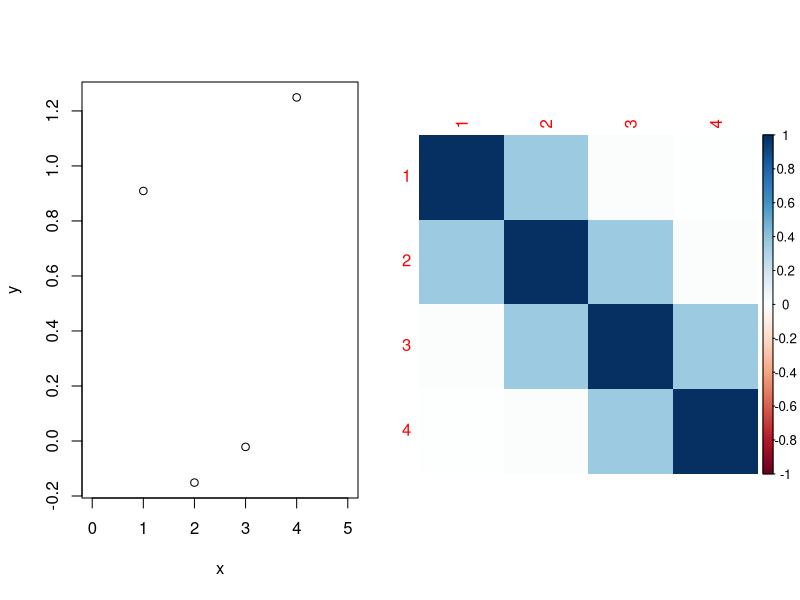
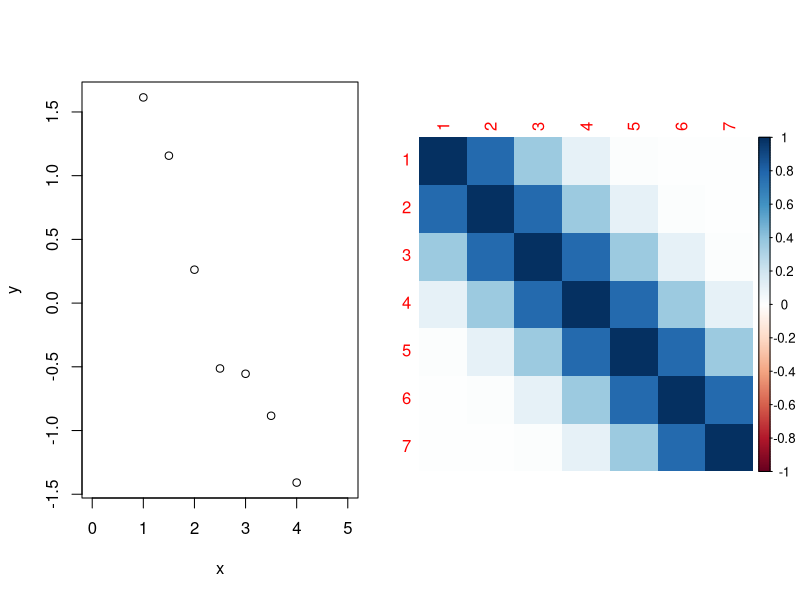
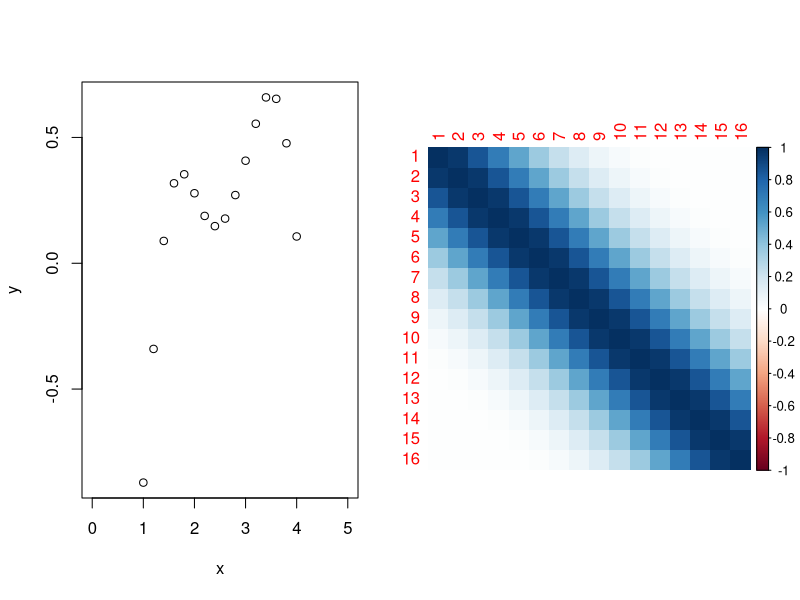
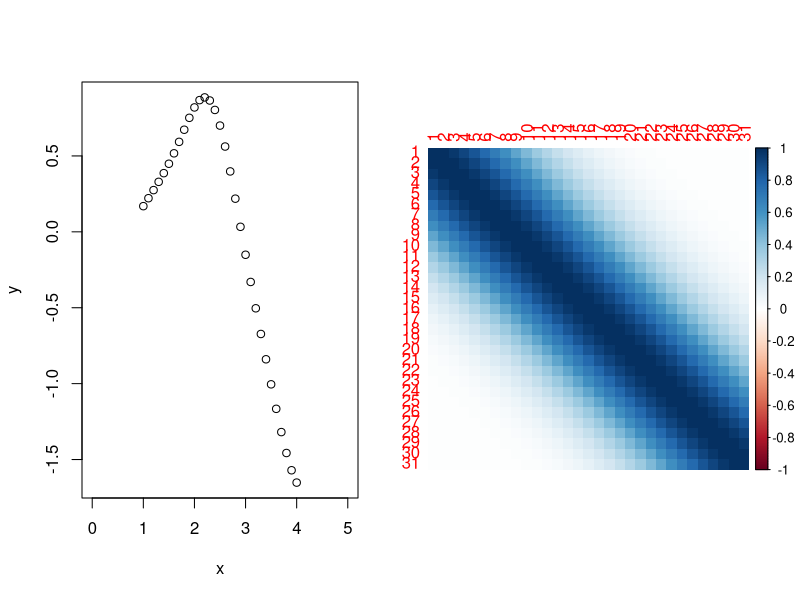
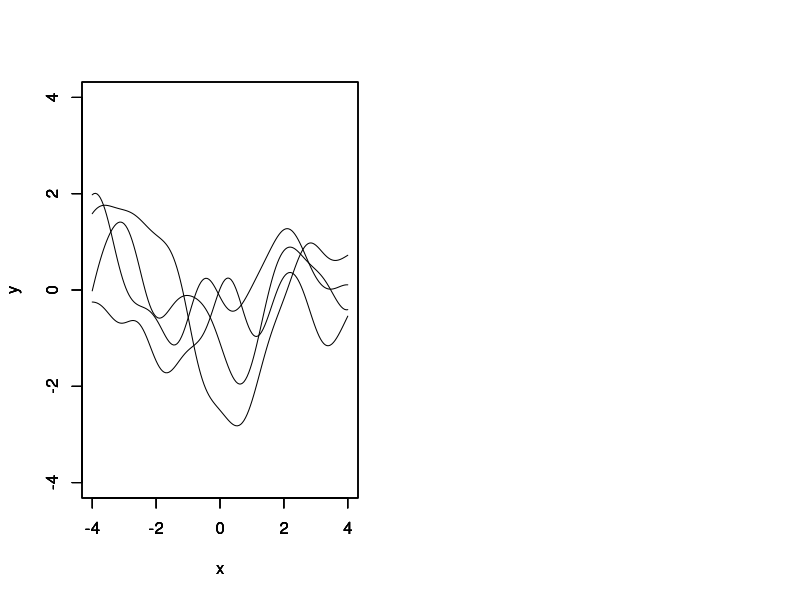

Recreate these plots in R, in order.
## ---- chunk 1
## 1~4までの数列を適当な刻み幅で生成する
generate_vector <- function(by, from = 1, to = 4) seq(by, from = from, to = to)

## xからRBFカーネルを使って共分散行列を作成する
get_cov_mat <- function(x, theta1 = 1, theta2 = 1) {
   vec <- x
   theta1 * exp(-(apply(as.matrix(x), 1, function(x) x-vec))^2/theta2)
} 
## ---- chunk 2
## xからKとyを生成し、そのプロットを描く
gen_y_plot <- function(by) {
   
   x <- generate_vector(by)
   K <- get_cov_mat(x)
   mu <- rep(0, length(x))
   y <- MASS::mvrnorm(n = 1, mu = mu, Sigma = K)
   par(mfcol = c(1, 2))
   plot(x, y, xlim = c(0, 5))
   corrplot::corrplot(K, method = "shade")

}
## ---- chunk 3
set.seed(123)
gen_y_plot(1)
gen_y_plot(0.5)
gen_y_plot(0.2)
gen_y_plot(0.1)
## ---- chunk 4
gen_x_plot <- function(by) {
   x <- generate_vector(by, -4, 4)
   K <- get_cov_mat(x)
   mu <- rep(0, length(x))
   y <- MASS::mvrnorm(n = 1, mu = mu, Sigma = K)
   plot(x, y, type = "l", ylim = c(-4, 4))
}
## ---- chunk 5
set.seed(123)
for (i in 1:4) {
   if(i == 1) {
      gen_x_plot(0.05) 
      next
   }
   par(new = T)
   gen_x_plot(0.05)
}
